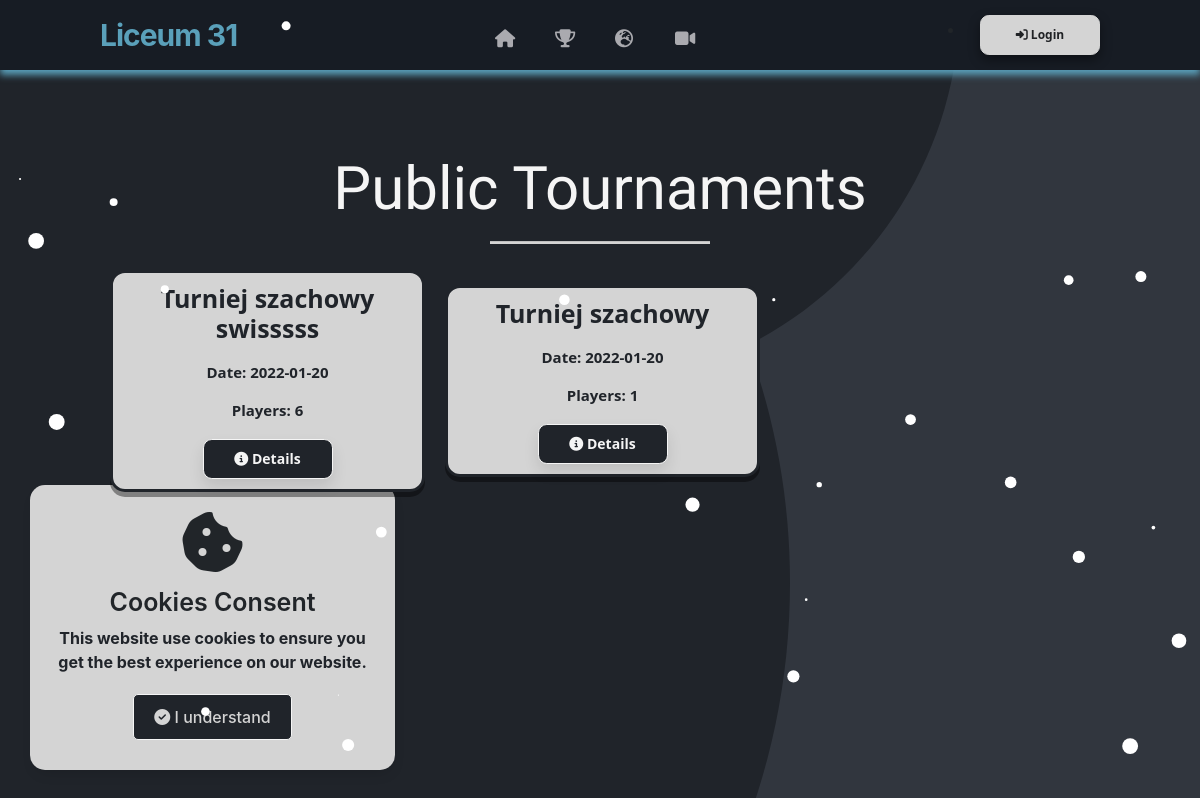
Page /public-tournaments on the earlier database version.
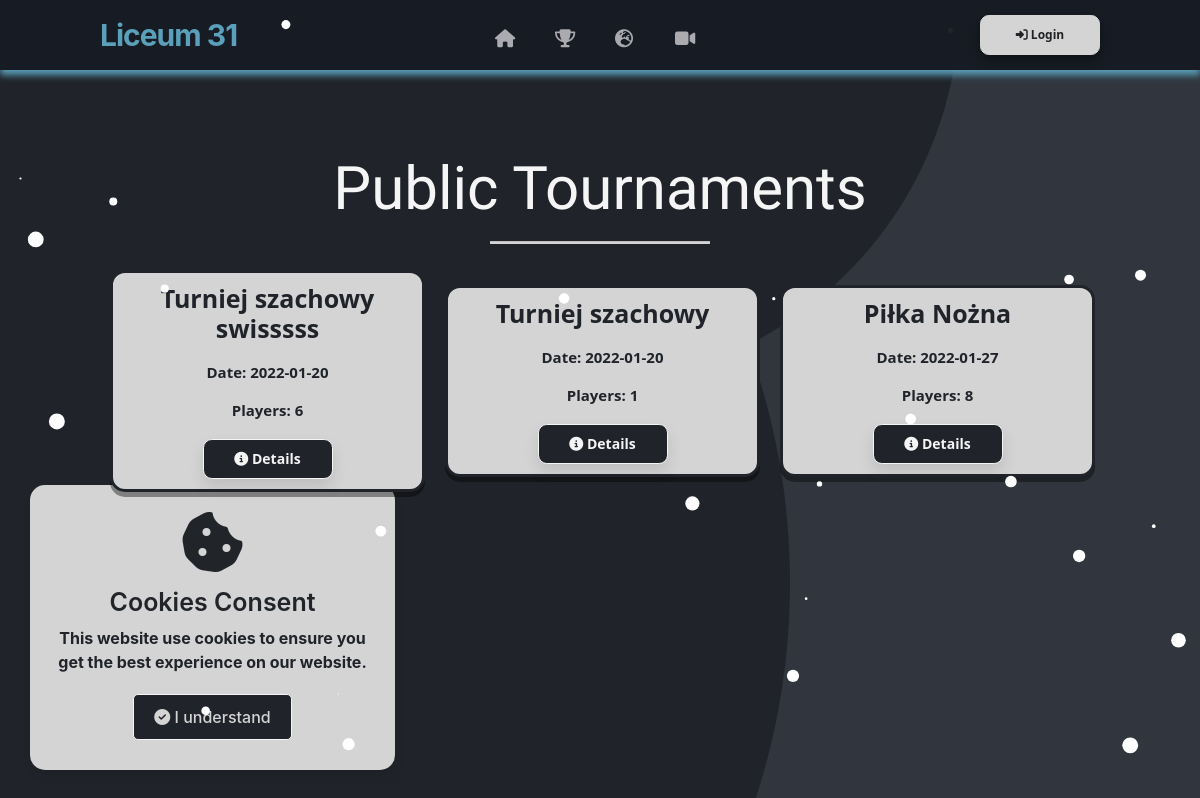
Same page on the later database version.
### website/models.py (models this page shows)
class Tournament(db.Model):
    id = db.Column(db.Integer,primary_key=True)
    user_id = db.Column(db.Integer,db.ForeignKey('user.id'))
    name = db.Column(db.String(150))
    date = db.Column(db.Date)
    location = db.Column(db.String(150))
    discipline = db.Column(db.String(150))
    type = db.Column(db.String(150))
    movielink = db.Column(db.String(150))
    status = db.Column(db.String(150), default="upcoming")
    is_public = db.Column(db.Boolean(),default=False)
    current_round_number = db.Column(db.Integer(),default=0)
    max_rounds = db.Column(db.Integer(),default = 100000000)
    edited_duel_id = db.Column(db.Integer())
    rounds = db.relationship('Round')
    duels = db.relationship('Duel')
    opponents = db.relationship('Opponent')
    standings = db.relationship('Standing')

### website/views.py (the view)
@views.route('/public-tournaments', methods=['GET', 'POST'])
def public_tournaments():
    tournaments = Tournament.query.filter_by(is_public=True).all()
    return render_template("public_tournaments.html", user=current_user, tournaments=tournaments)

### website/templates/public_tournaments.html
{% extends "base.html" %} {% block title %}Public Schedule{% endblock %} {% block content %}
<section class="video_box_container container_video">
    <br>
    <h3 align="center">Public Tournaments</h3>
    <hr style="width: 20%;" />
    <section style="display: flex; flex-wrap: wrap; align-items: center; margin-left: 50px;" class="container_contact ">
        {% for tournament in tournaments %}
        <div class="card ">
            <div align="center ">
                <h4 class="h4_video">{{tournament.name}}</h4>
                <h4 class="h4_date_video">Date: {{tournament.date}}</h4>
                <h4 class="h4_date_video">Players: {{tournament.opponents|length}}</h4>
                <a href="#">
                    <button id="btn" onClick="showPublicTournament({{tournament.id}}) " class="btn-video"><i class="fa fa-info-circle"></i> Details</button>
                </a>
            </div>
        </div>
        {% endfor %}
    </section>
</section>
{% endblock %}

### website/templates/base.html (shortened to what this page needs)
<!DOCTYPE html>
<html lang="en">
<head>
    <link rel="stylesheet" href="https://stackpath.bootstrapcdn.com/bootstrap/4.4.1/css/bootstrap.min.css"
 />
    <link rel="stylesheet" href="https://stackpath.bootstrapcdn.com/font-awesome/4.7.0/css/font-awesome.min.css"
 />
    <link rel="stylesheet" href="{{ url_for('static', filename='style.css') }}" />
    <link rel="stylesheet" href="https://cdnjs.cloudflare.com/ajax/libs/tippy.js/2.5.3/themes/light.css" />
</head>
<body>
    <div class="wrapper">
        <i class="fas fa-cookie-bite fa-4x"></i>
        <div class="content">
          <header>Cookies Consent</header>
          <p>This website use cookies to ensure you get the best experience on our website.</p>
          <div class="buttons">
            <button class="item"><i class="fas fa-check-circle"></i> I understand</button>
          </div>
        </div>
    </div>
    <section>
        <div id="snow">
        </div>
        <nav>
            <a id="home" href="/">
                <div class="logo" style="color: #5aa0ba; font-weight: 700">Liceum 31</div>
            </a>
            <div id="btn" class="nav-items">
                <li>
                    <a class="tooltip" title="Home Page" id="home" href="/"><i style="margin-bottom: 20px;" class="fas fa-home"></i></a>
                </li>
                <li>
                    <a class="tooltip" title="My Tournaments" href="/tournaments"><i style="margin-bottom: 20px;" class="fas fa-trophy"></i></a>
                </li>
                <li>
                    <a class="tooltip" title="Global Tournament" href="/public-tournaments"><i style="margin-bottom: 20px;" class="fas fa-globe-europe"></i></a>
                <li>
                    <a class="tooltip tippy-arrow" title="Video" href="/video"><i style="margin-bottom: 20px;" class="fas fa-video"></i></a>
                </li>
            </div>
            {% if user.is_authenticated %}
            <ul id="account-btn">
                <li>
                    <a href="#" id="account-btn-caption">Account</a>
                    <a href="#" id="account-btn-icon"><svg fill="none" viewBox="0 0 24 24" height="30" width="30"
                            xmlns="http://www.w3.org/2000/svg">
                            <path xmlns="http://www.w3.org/2000/svg"
                                d="M12 4C11.4477 4 11 4.44772 11 5C11 6.69226 8.95399 7.53974 7.75738 6.34314C7.36686 5.95261 6.73369 5.95261 6.34317 6.34314C5.95265 6.73366 5.95265 7.36683 6.34317 7.75735C7.53982 8.954 6.69223 11 5 11C4.44772 11 4 11.4477 4 12C4 12.5523 4.44772 13 5 13C6.69236 13 7.53964 15.0461 6.34311 16.2426C5.95258 16.6332 5.95258 17.2663 6.34311 17.6569C6.73363 18.0474 7.36679 18.0474 7.75732 17.6569C8.9539 16.4603 11 17.3077 11 19C11 19.5523 11.4477 20 12 20C12.5523 20 13 19.5523 13 19C13 17.3077 15.046 16.4602 16.2427 17.6568C16.6332 18.0474 17.2664 18.0474 17.6569 17.6568C18.0474 17.2663 18.0474 16.6332 17.6569 16.2426C16.4603 15.0461 17.3077 13 19 13C19.5523 13 20 12.5523 20 12C20 11.4477 19.5523 11 19 11C17.3078 11 16.4601 8.95405 17.6568 7.75737C18.0473 7.36684 18.0473 6.73368 17.6568 6.34315C17.2663 5.95263 16.6331 5.95263 16.2426 6.34315C15.046 7.53979 13 6.69219 13 5C13 4.44772 12.5523 4 12 4ZM9.00816 4.77703C9.12224 3.2243 10.4181 2 12 2C13.5819 2 14.8778 3.2243 14.9918 4.77703C16.1704 3.75977 17.9525 3.8104 19.071 4.92894C20.1896 6.04748 20.2402 7.82955 19.2229 9.00816C20.7757 9.12221 22 10.4181 22 12C22 13.5819 20.7757 14.8778 19.223 14.9918C20.2403 16.1704 20.1896 17.9525 19.0711 19.0711C17.9525 20.1896 16.1705 20.2402 14.9918 19.2229C14.8778 20.7757 13.5819 22 12 22C10.4181 22 9.12221 20.7757 9.00816 19.2229C7.82955 20.2402 6.04745 20.1896 4.92889 19.0711C3.81034 17.9525 3.75972 16.1704 4.77702 14.9918C3.2243 14.8778 2 13.5819 2 12C2 10.4181 3.22433 9.12221 4.77709 9.00816C3.75978 7.82955 3.81041 6.04747 4.92896 4.92892C6.0475 3.81038 7.82955 3.75975 9.00816 4.77703Z"
                                fill="#f5f5f5"></path>
                            <path xmlns="http://www.w3.org/2000/svg"
                                d="M12 10C11.4696 10 10.9609 10.2107 10.5858 10.5858C10.2107 10.9609 10 11.4696 10 12C10 12.5304 10.2107 13.0391 10.5858 13.4142C10.9609 13.7893 11.4696 14 12 14C12.5304 14 13.0391 13.7893 13.4142 13.4142C13.7893 13.0391 14 12.5304 14 12C14 11.4696 13.7893 10.9609 13.4142 10.5858C13.0391 10.2107 12.5304 10 12 10ZM9.17157 9.17157C9.92172 8.42143 10.9391 8 12 8C13.0609 8 14.0783 8.42143 14.8284 9.17157C15.5786 9.92172 16 10.9391 16 12C16 13.0609 15.5786 14.0783 14.8284 14.8284C14.0783 15.5786 13.0609 16 12 16C10.9391 16 9.92172 15.5786 9.17157 14.8284C8.42143 14.0783 8 13.0609 8 12C8 10.9391 8.42143 9.92172 9.17157 9.17157Z"
                                fill="#f5f5f5"></path>
                        </svg>
                    </a>
                    <ul>
                        <div style="margin: 15px;">
                            <div style="float: left; margin-left: 40px; margin-top: 5px;" class="profileThumb"><i
                                    style="color: #20242a;" class="fas fa-headset fa-3x"></i>
                            </div>
                            <h4 style="float: right; margin-top: 11px; margin-right: 45px;" class=" h4_main">
                                {{user.first_name}}</h4>
                        </div>
                        <h4 style="text-align: center; margin-bottom: -80px; margin-top: 20px;" class="h4_main_email">
                            {{user.email}}
                        </h4>
                        <div style="margin-top: 100px;" align="center">
                            <hr class="konto_hr" />
                        </div>
                        <section>
                            {% if user.is_admin %}
                            <div style="margin-right: 25px;">
                                <button style="float: right; margin-right: 10px; margin-bottom: 20px;" id="logout"
                                    class="btn-add-account_admin"><i class="fas fa-shield-alt"></i>
                                    Administrator</button>
                            </div>
                            {% endif %}
                            <a href="#" onClick="deleteUser({{user.id}})">
                                <button style="float: left; margin-left: 10px; margin-bottom: 20px;" id="btn"
                                    class="btn-add-account_delete"><i class="fas fa-trash-alt"></i> Delete
                                    account</button>
                            </a>
                            <a href="/logout">
                                <button style="float: right; margin-right: 10px; margin-bottom: 20px;" id="logout"
                                    class="btn-add-account_logout"><i class="fas fa-sign-out-alt"></i> Log out</button>
                            </a>
                        </section>
                    </ul>
                </li>
            </ul>
            </li>
            </ul>
            {% else %}
            <li>
                <a href="/login">
                    <button style="float: right; margin: top 20px right 10px bottom 20px;" id="logout"
                        class="btn-add-account"><i class="fas fa-sign-in-alt"></i> Login</button>
                </a>
            </li>
            {% endif %}
        </nav>
        <div class="container" style="min-width: 100%;">{% block content %} {% endblock %}</div>
        <link rel="preconnect" href="/your-path-to-fontawesome/css/fontawesome.css" rel="stylesheet">
        <link rel="stylesheet" href="https://unpkg.com/balloon-css/balloon.min.css">
    </section>
</body>
</html>

### website/static/style.css (style rules this page uses)
html { scroll-behavior: smooth; }
body { background-image: url("../static/bgp.png"); scroll-behavior: smooth; overflow: overlay; background-repeat: no-repeat; background-attachment: fixed; }
#snow { position: fixed; top: 0; left: 0; right: 0; bottom: 0; pointer-events: none; z-index: 1000; }
.wrapper { position: absolute; bottom: 30px; left: 30px; max-width: 365px; background: rgb(212, 212, 212); padding: 25px 25px 30px 25px; border-radius: 15px; box-shadow: 1px 7px 14px -5px rgba(0,0,0,0.15); text-align: center; }
.content header { font-size: 25px; font-weight: 600; }
.content { margin-top: 10px; }
.content p { color: #20242a; margin: 5px 0 20px 0; font-weight: bold; }
.content .buttons { display: flex; align-items: center; justify-content: center; }
.buttons button { padding: 10px 20px; border: 1px solid whitesmoke; outline: none; color: rgb(212, 212, 212); font-size: 16px; font-weight: 500; border-radius: 5px; background: #20242a; cursor: pointer; }
.fa, .fab, .fad, .fal, .far, .fas { line-height: 0; -moz-outline: none; outline: none; }
.tooltip { position: absolute; z-index: 1070; display: table; margin: 0; font-family: -apple-system,BlinkMacSystemFont,"Segoe UI",Roboto,"Helvetica Neue",Arial,"Noto Sans",sans-serif,"Apple Color Emoji","Segoe UI Emoji","Segoe UI Symbol","Noto Color Emoji"; font-style: normal; line-height: 1.5; text-align: start; text-shadow: none; text-transform: none; letter-spacing: normal; word-break: normal; word-spacing: normal; white-space: normal; line-break: auto; word-wrap: break-word; opacity: 100%; }
.btn-add-account { background-color: rgb(212, 212, 212); border: 0; width: 120px; height: 40px; border-radius: 0.55rem; font-family: "Segoe UI", Tahoma, Geneva, Verdana, sans-serif; color: #202225; font-size: 12px; font-weight: bold; box-shadow: 0px 5px 12px rgba(0, 0, 0, 0.4); transition: 0.5s; backface-visibility: hidden; border: 1px solid rgb(212, 212, 212); margin-left: 10px; outline: none; line-height: 0; }
a { color: #fff; font-size: 18px; font-weight: 500; text-decoration: none; }
nav { background: #171c24; display: flex; flex-wrap: wrap; align-items: center; justify-content: space-between; min-height: 70px; padding: 0 100px; box-shadow: 0 5px 7px 0 #5aa0ba; }
nav .logo { color: #fff; font-size: 30px; font-weight: 600; letter-spacing: -1px; text-decoration: none; text-align: center; }
nav .nav-items { display: flex; margin-top: -20px; margin-right: 15px; }
nav .nav-items li { list-style: none; padding: 0 30px; }
nav .nav-items li a { font-size: 18px; font-weight: 500; text-decoration: none; width: 0; color: #aaaaaf; }
h4 { font-family: "Segoe UI", Tahoma, Geneva, Verdana, sans-serif; }
.h4_video { font-family: "Segoe UI", Tahoma, Geneva, Verdana, sans-serif; color: #20242a; font-size: 25px; font-weight: bold; margin: 10px; text-align: center; }
.h4_date_video { font-family: "Segoe UI", Tahoma, Geneva, Verdana, sans-serif; color: #20242a; font-size: 15px; font-weight: bold; margin: 20px; }
h3 { color: whitesmoke; font-family: "Stick No Bills", sans-serif; font-size: 60px; }
hr { background-color: rgb(212, 212, 212); height: 2px; width: 20%; }
.container { width: 1800px; }
.card { box-shadow: 0px 5px 0px rgba(0, 0, 0, 0.4); transition: all 0.3s ease-out; width: auto; height: auto; background-color: rgb(212, 212, 212); flex-basis: 30%; margin: 10px; border-radius: 15px; border: 3px solid #20242a; margin-bottom: 20px; }
.btn-video { background-color: #20242a; border: 0; width: 130px; height: 40px; border-radius: 0.55rem; font-family: "Segoe UI", Tahoma, Geneva, Verdana, sans-serif; color: whitesmoke; font-size: 14px; font-weight: bold; outline: none; box-shadow: 0px 8px 15px rgba(0, 0, 0, 0.1); transition: 0.5s; backface-visibility: hidden; border: 1px solid whitesmoke; margin-bottom: 10px; }
.video_box_container { height: 250px; width: 1600px; border-radius: 40px; }
.container_video { width: 1100px; height: auto; margin: 0 auto; margin-top: 5%; }

Differences in the rows shown:
now on this page (row edited): Tournament: name "Piłka Nożna", date "2022-01-27", opponents|length "8"
